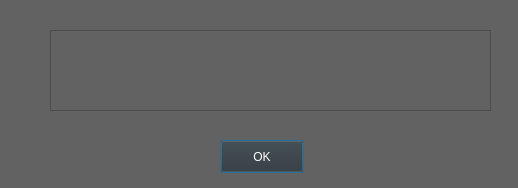
<?xml version="1.0" encoding="UTF-8"?>
<ui version="4.0">
 <class>Dialog</class>
 <widget class="QDialog" name="Dialog">
  <property name="geometry">
   <rect>
    <x>0</x>
    <y>0</y>
    <width>518</width>
    <height>188</height>
   </rect>
  </property>
  <property name="windowTitle">
   <string>Dialog</string>
  </property>
  <property name="styleSheet">
   <string notr="true">background-color: rgba(98, 98, 98, 247)
</string>
  </property>
  <widget class="QPushButton" name="ok_btn">
   <property name="geometry">
    <rect>
     <x>220</x>
     <y>140</y>
     <width>84</width>
     <height>33</height>
    </rect>
   </property>
   <property name="styleSheet">
    <string notr="true">background-color: rgb(48, 48, 48);
color: rgb(255, 255, 255);</string>
   </property>
   <property name="text">
    <string>OK</string>
   </property>
  </widget>
  <widget class="QTextBrowser" name="error_msg_txt">
   <property name="geometry">
    <rect>
     <x>50</x>
     <y>30</y>
     <width>441</width>
     <height>81</height>
    </rect>
   </property>
   <property name="styleSheet">
    <string notr="true">background-color: rgba(98, 98, 98, 247)\n</string>
   </property>
  </widget>
 </widget>
 <resources/>
 <connections/>
</ui>
